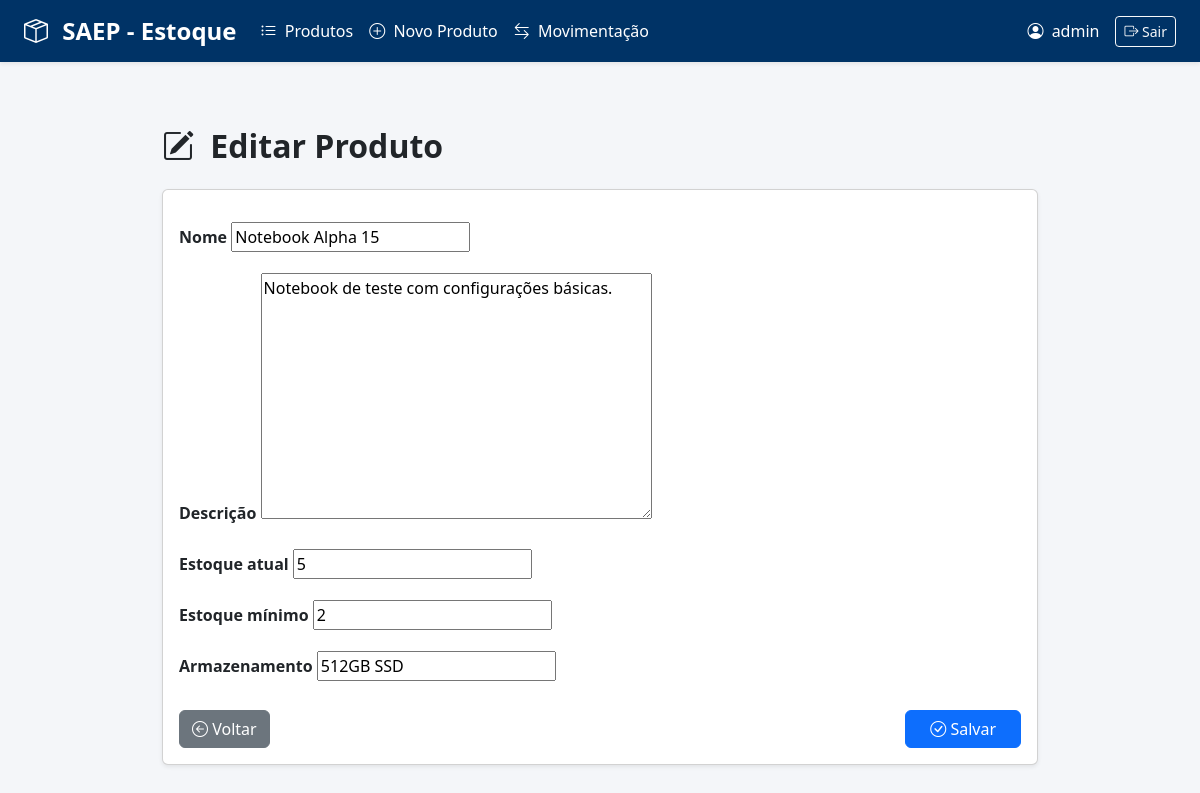
Page /estoque/product/2/edit/ (signed in) on the committed database.
### estoque/models.py (models this page shows, shortened)
class Product(models.Model):
    name = models.CharField("Nome", max_length=200)
    description = models.TextField("Descrição", blank=True)
    stock = models.IntegerField("Estoque atual", default=0)
    min_stock = models.IntegerField("Estoque mínimo", default=0)
    storage = models.CharField("Armazenamento", max_length=100, blank=True)
    class Meta:
        ordering = ['name']

### estoque/views.py (the view)
# urls.py: path('product/<int:pk>/edit/', views.ProductUpdateView.as_view(), name='product_edit'),
class ProductUpdateView(LoginRequiredMixin, UpdateView):
    model = Product
    form_class = ProductForm
    template_name = 'estoque/product_form.html'
    success_url = reverse_lazy('estoque:product_list')

### estoque/forms.py (shortened to what this page needs)
class ProductForm(forms.ModelForm):
    class Meta:
        model = Product
        fields = ['name','description','stock','min_stock','storage']

### estoque/templates/estoque/product_form.html (shortened to what this page needs)
{% extends "estoque/base.html" %}
{% load static %}
{% block content %}
<div class="container mt-4" style="width: 900px;">
    <h2 class="fw-bold mb-4">
        {% if object %}
            <i class="bi bi-pencil-square me-2"></i> Editar Produto
        {% else %}
            <i class="bi bi-plus-circle me-2"></i> Novo Produto
        {% endif %}
    </h2>
    <div class="card shadow-sm">
        <div class="card-body">
            <form method="post" class="mt-3">
                {% for field in form %}
                    <div class="mb-3">
                        <label class="form-label fw-semibold">{{ field.label }}</label>
                        {{ field }}
                    </div>
                {% endfor %}
                <div class="d-flex justify-content-between mt-4">
                    <a href="{% url 'estoque:product_list' %}" class="btn btn-secondary">
                        <i class="bi bi-arrow-left-circle"></i> Voltar
                    </a>
                    <button type="submit" class="btn btn-primary px-4">
                        <i class="bi bi-check-circle"></i> Salvar
                    </button>
                </div>
            </form>
        </div>
    </div>
</div>
{% endblock %}

### estoque/templates/estoque/base.html (shortened to what this page needs)
<!DOCTYPE html>
<html lang="pt-br">
<head>
    <link
        href="https://cdn.jsdelivr.net/npm/bootstrap@5.3.2/dist/css/bootstrap.min.css"
        rel="stylesheet">
    <link
        href="https://cdn.jsdelivr.net/npm/bootstrap-icons@1.11.1/font/bootstrap-icons.css"
        rel="stylesheet">
</head>
<body>
    <header class="navbar navbar-expand-lg navbar-dark px-4 shadow-sm">
        <a class="navbar-brand fs-4 fw-bold">
            <i class="bi bi-box-seam me-2"></i> SAEP - Estoque
        </a>
        <div class="collapse navbar-collapse">
            <ul class="navbar-nav me-auto">
                {% if request.user.is_authenticated %}
                    <li class="nav-item">
                        <a href="{% url 'estoque:product_list' %}" class="nav-link">
                            <i class="bi bi-list-ul me-1"></i> Produtos
                        </a>
                    </li>
                    <li class="nav-item">
                        <a href="{% url 'estoque:product_add' %}" class="nav-link">
                            <i class="bi bi-plus-circle me-1"></i> Novo Produto
                        </a>
                    </li>
                    <li class="nav-item">
                        <a href="{% url 'estoque:movement_add' %}" class="nav-link">
                            <i class="bi bi-arrow-left-right me-1"></i> Movimentação
                        </a>
                    </li>
                {% endif %}
            </ul>
            {% if request.user.is_authenticated %}
                <span class="navbar-text me-3">
                    <i class="bi bi-person-circle me-1"></i>
                    {{ request.user.username }}
                </span>
                <form method="POST" action="{% url 'estoque:logout' %}" class="d-inline">
                    <button class="btn btn-outline-light btn-sm">
                        <i class="bi bi-box-arrow-right"></i> Sair
                    </button>
                </form>
            {% else %}
                <a href="{% url 'estoque:login' %}" class="btn btn-light btn-sm">
                    <i class="bi bi-box-arrow-in-right"></i> Login
                </a>
            {% endif %}
        </div>
    </header>
    <div class="content-wrapper">
        {% block content %}{% endblock %}
    </div>
</body>
</html>

### estoque/templates/estoque/base.html (style rules this page uses)
body { background-color: #f4f6f9; }
header.navbar { background: #003366; }
header .navbar-brand, header .nav-link, header .navbar-text { color: #ffffff !important; font-weight: 500; }
.content-wrapper { padding: 25px; width: 1200px; margin: auto; }

### rows in the picture
Product: form "Notebook Alpha 15" "Notebook de teste com configurações básicas." "5" "2" "512GB SSD"

### other values in the picture
{{ request.user.username }} "admin"
{{ field.label }} "Nome" "Descrição" "Estoque atual" "Estoque mínimo" "Armazenamento"
